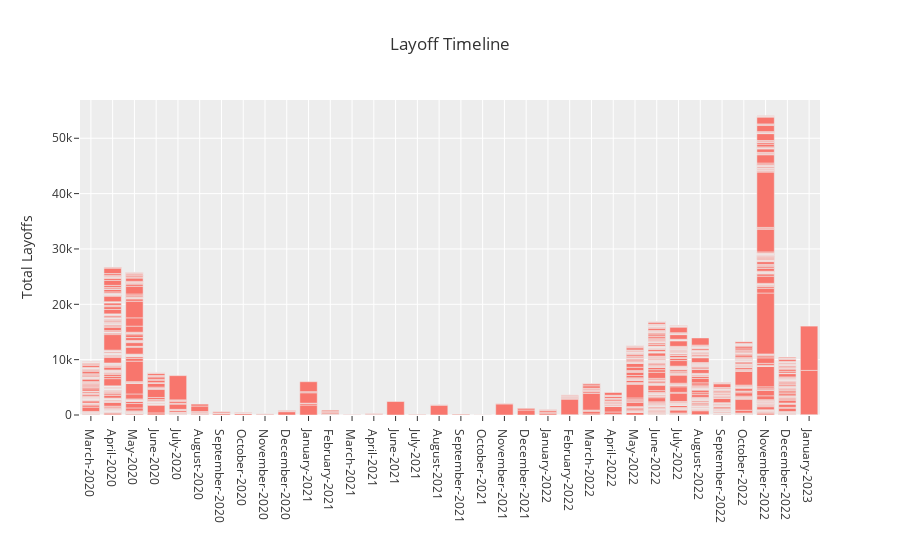

The notebook cell this image was saved under:
### Code cell
# Looking at layoffs by month with a bar chart

fig = px.bar(df_total.sort_values(by='date', ascending=True),
             x='month_year',
             y="total_laid_off",
             template = 'ggplot2',
             title="Layoff Timeline",
             labels={'month_year': '', 'total_laid_off':'Total Layoffs'})
fig.update_layout(title_x=0.5)
fig.show()

### Figure 1 — Plotly figure (JSON) as saved in the notebook; plotly's stock layout.template omitted (floating-point values rounded to 4 significant figures; data arrays with more than 128 entries replaced by an {"elided": "..."} marker saying what was removed)
{"data": [{"alignmentgroup": "True", "hovertemplate": "=%{x}<br>Total Layoffs=%{y}<extra></extra>", "legendgroup": "", "marker": {"color": "#F8766D", "pattern": {"shape": ""}}, "name": "", "offsetgroup": "", "orientation": "v", "showlegend": false, "textposition": "auto", "type": "bar", "x": {"elided": "1317 str values"}, "xaxis": "x", "y": {"elided": "1317 float values"}, "yaxis": "y"}], "layout": {"barmode": "relative", "legend": {"tracegroupgap": 0}, "title": {"text": "Layoff Timeline", "x": 0.5}, "xaxis": {"anchor": "y", "domain": [0, 1], "title": {"text": ""}}, "yaxis": {"anchor": "x", "domain": [0, 1], "title": {"text": "Total Layoffs"}}}}
